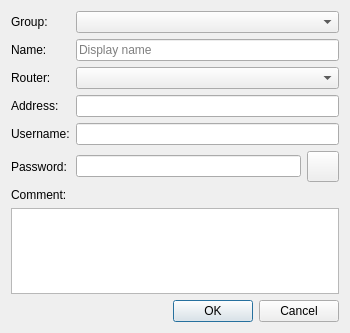
<?xml version="1.0" encoding="UTF-8"?>
<ui version="4.0">
 <class>LocalHostDialog</class>
 <widget class="QDialog" name="LocalHostDialog">
  <property name="geometry">
   <rect>
    <x>0</x>
    <y>0</y>
    <width>350</width>
    <height>333</height>
   </rect>
  </property>
  <property name="windowTitle">
   <string>Host</string>
  </property>
  <property name="modal">
   <bool>true</bool>
  </property>
  <layout class="QVBoxLayout" name="verticalLayout">
   <item>
    <layout class="QGridLayout" name="gridLayout">
     <item row="0" column="0">
      <widget class="QLabel" name="label_group">
       <property name="text">
        <string>Group:</string>
       </property>
      </widget>
     </item>
     <item row="0" column="1">
      <widget class="GroupComboBox" name="combo_group"/>
     </item>
     <item row="1" column="0">
      <widget class="QLabel" name="label_name">
       <property name="text">
        <string>Name:</string>
       </property>
      </widget>
     </item>
     <item row="1" column="1">
      <widget class="QLineEdit" name="edit_name">
       <property name="placeholderText">
        <string>Display name</string>
       </property>
      </widget>
     </item>
     <item row="2" column="0">
      <widget class="QLabel" name="label_router">
       <property name="text">
        <string>Router:</string>
       </property>
      </widget>
     </item>
     <item row="2" column="1">
      <widget class="QComboBox" name="combo_router"/>
     </item>
     <item row="3" column="0">
      <widget class="QLabel" name="label_address">
       <property name="text">
        <string>Address:</string>
       </property>
      </widget>
     </item>
     <item row="3" column="1">
      <widget class="QLineEdit" name="edit_address"/>
     </item>
     <item row="4" column="0">
      <widget class="QLabel" name="label_username">
       <property name="text">
        <string>Username:</string>
       </property>
      </widget>
     </item>
     <item row="4" column="1">
      <widget class="QLineEdit" name="edit_username"/>
     </item>
     <item row="5" column="0">
      <widget class="QLabel" name="label_password">
       <property name="text">
        <string>Password:</string>
       </property>
      </widget>
     </item>
     <item row="5" column="1">
      <layout class="QHBoxLayout" name="horizontalLayout_password">
       <item>
        <widget class="PasswordEdit" name="edit_password"/>
       </item>
       <item>
        <widget class="QToolButton" name="button_show_password">
         <property name="icon">
          <iconset resource="../../../common/resources/common.qrc">
           <normaloff>:/img/show-password.svg</normaloff>:/img/show-password.svg</iconset>
         </property>
         <property name="iconSize">
          <size>
           <width>24</width>
           <height>24</height>
          </size>
         </property>
         <property name="checkable">
          <bool>true</bool>
         </property>
        </widget>
       </item>
      </layout>
     </item>
    </layout>
   </item>
   <item>
    <layout class="QVBoxLayout" name="verticalLayout_comment">
     <item>
      <widget class="QLabel" name="label_comment">
       <property name="text">
        <string>Comment:</string>
       </property>
      </widget>
     </item>
     <item>
      <widget class="QPlainTextEdit" name="edit_comment"/>
     </item>
    </layout>
   </item>
   <item>
    <widget class="DialogButtonBox" name="button_box">
     <property name="standardButtons">
      <set>QDialogButtonBox::StandardButton::Cancel|QDialogButtonBox::StandardButton::Ok</set>
     </property>
    </widget>
   </item>
  </layout>
 </widget>
 <customwidgets>
  <customwidget>
   <class>DialogButtonBox</class>
   <extends>QDialogButtonBox</extends>
   <header>common/ui/dialog_button_box.h</header>
  </customwidget>
  <customwidget>
   <class>GroupComboBox</class>
   <extends>QComboBox</extends>
   <header>client/ui/hosts/group_combo_box.h</header>
  </customwidget>
  <customwidget>
   <class>PasswordEdit</class>
   <extends>QLineEdit</extends>
   <header>common/ui/password_edit.h</header>
  </customwidget>
 </customwidgets>
 <resources>
  <include location="../../../common/resources/common.qrc"/>
 </resources>
 <connections/>
</ui>
